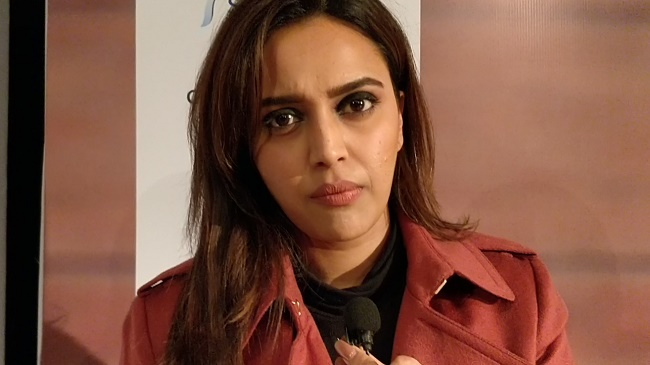
#> input picture Screenshot.jpg, 650 x 365 px
$ python main4.py
#> lines starting #> are read from the running program, lines starting #| are printed output that depends on the picture
import cv2
import numpy as np

img = cv2.imread('Screenshot.jpg')
#> img is the input picture: shape (365, 650, 3); mean B, G, R 66.5, 83.9, 128
cv2.imshow("orignal",img)
cv2.waitKey(0)
B,G,R =cv2.split(img)
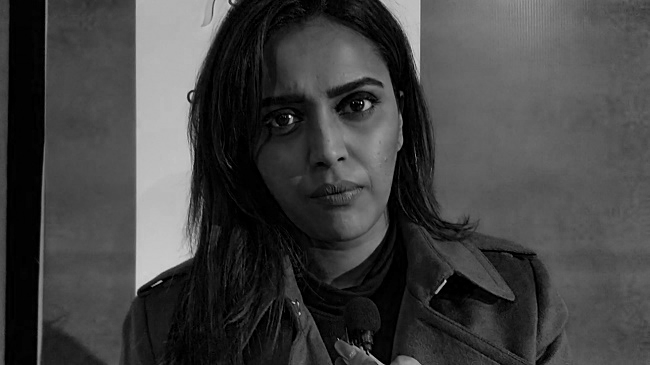
#> B: shape (365, 650); min 0, max 239, mean 66.5
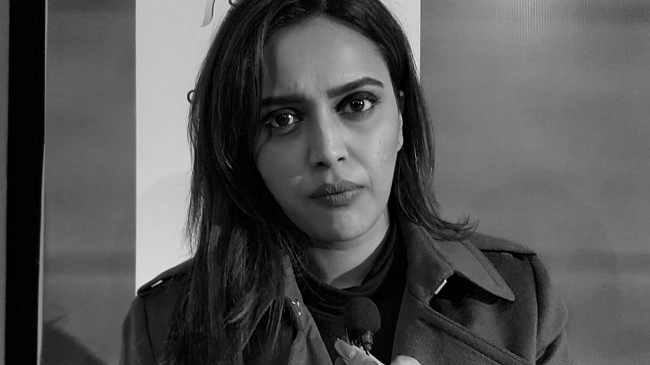
#> G: shape (365, 650); min 0, max 252, mean 83.9
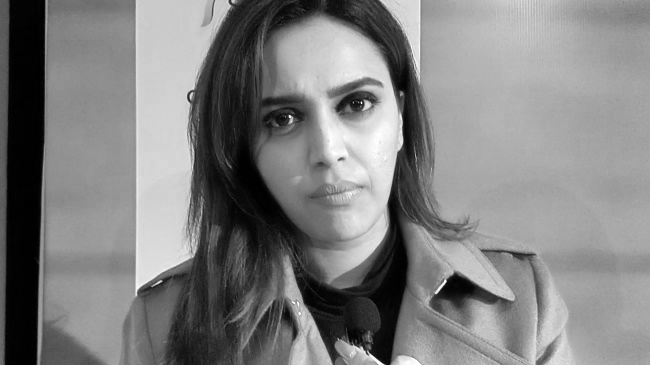
#> R: shape (365, 650); min 0, max 255, mean 128
zeros = np.zeros(img.shape[:2],dtype='uint8')
cv2.imshow("Red",cv2.merge([zeros,zeros,R]))
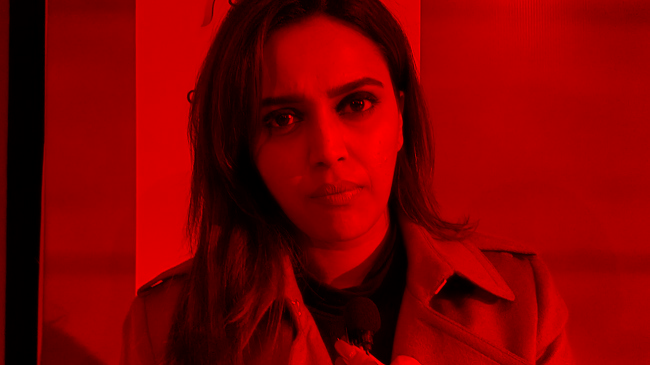
#> window 'Red': shape (365, 650, 3); mean B, G, R 0, 0, 128
cv2.waitKey(0)
cv2.imshow("Green",cv2.merge([zeros,G,zeros]))
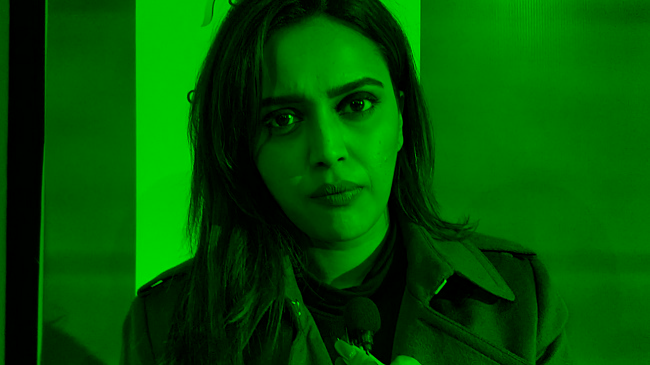
#> window 'Green': shape (365, 650, 3); mean B, G, R 0, 83.9, 0
cv2.waitKey(0)
cv2.imshow("Blue",cv2.merge([B,zeros,zeros]))
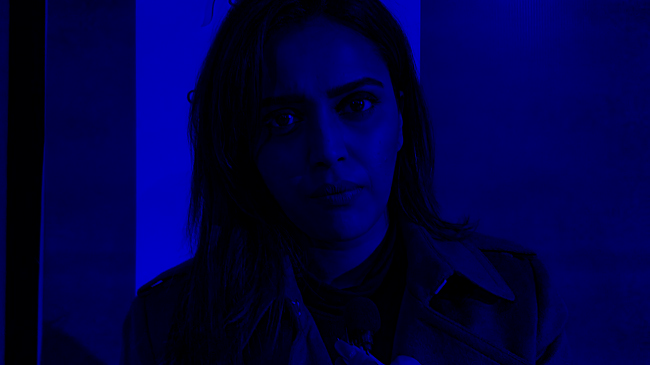
#> window 'Blue': shape (365, 650, 3); mean B, G, R 66.5, 0, 0
cv2.waitKey(0)
cv2.destroyAllWindows()
